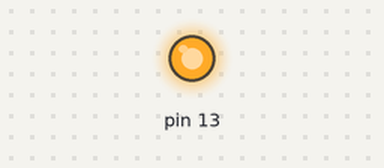
Simulated run of this sketch. Board: Arduino Uno, built with avr-gcc and run on an emulated ATmega328P. Parts: output pins drawn as LEDs (lit = HIGH).

Above: at 1.0 s.
At 3.0 s:
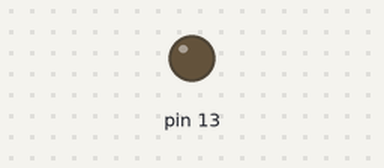
Timing chart, 0 to 5.2 s (numbered marks = the images above):
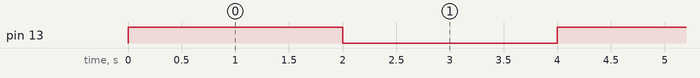

Measured:
- by itself, pin 13: alternates HIGH for 2.0 s and LOW for 2.0 s

The sketch:

Blink.ino
```cpp
void setup() {
  pinMode ( 13, OUTPUT ) ;
}

bool state = false ;

void loop() {
  state = ! state ;
  digitalWrite ( 13, state );
  delay ( 2000 ) ;
  // put your main code here, to run repeatedly:

}
```
